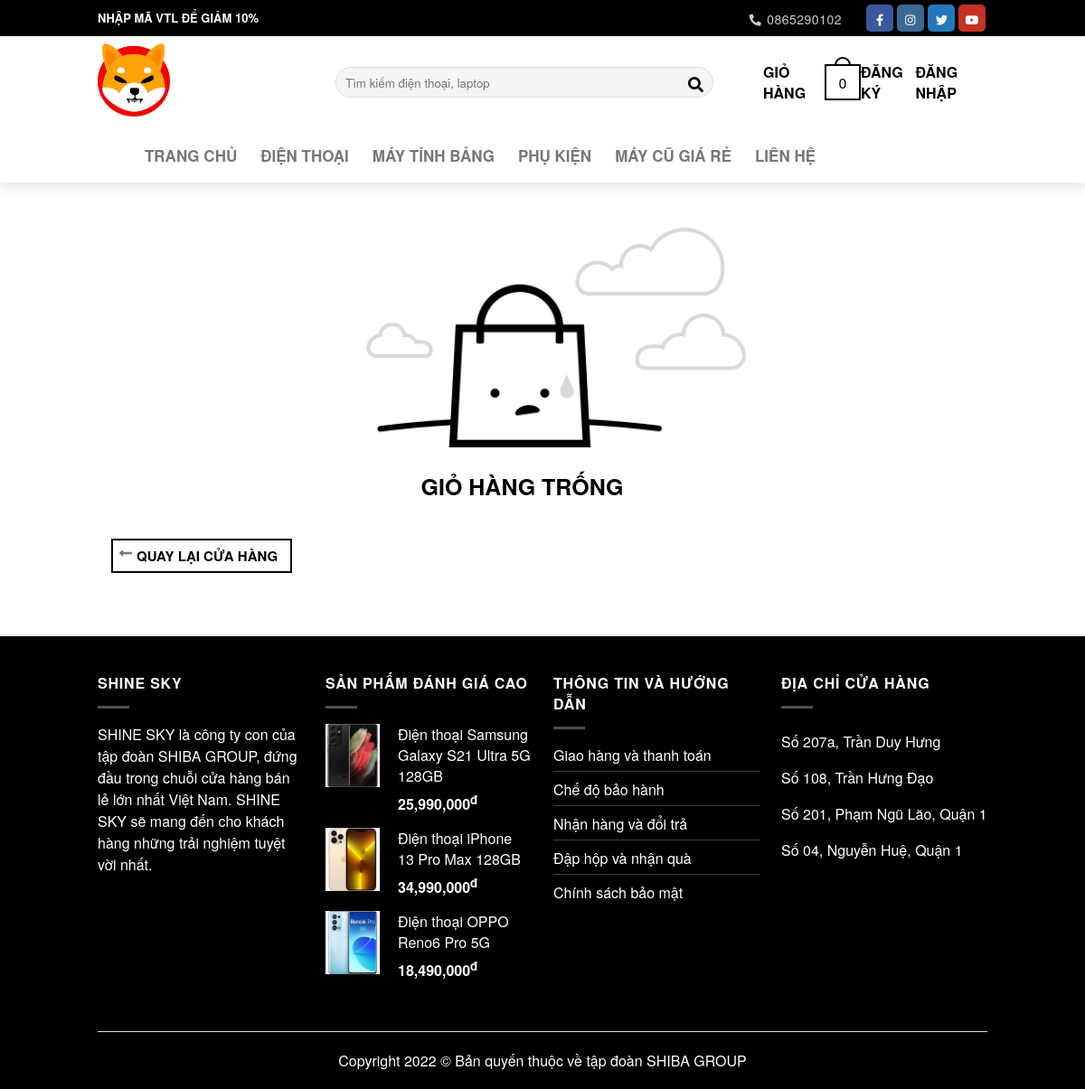
The page /Code/cart/index.php on the database its author committed.
### tables this page shows
CREATE TABLE `category` (
  `id` int(11) NOT NULL,
  `name` varchar(100) DEFAULT NULL
);

CREATE TABLE `product` (
  `id` int(11) NOT NULL,
  `category_id` int(11) DEFAULT NULL,
  `product_type` varchar(20) NOT NULL,
  `title` varchar(350) DEFAULT NULL,
  `price` int(11) DEFAULT NULL,
  `discount` int(11) DEFAULT NULL,
  `thumnail` varchar(500) DEFAULT NULL,
  `description` longtext DEFAULT NULL,
  `description2` varchar(5000) NOT NULL,
  `hang_con` varchar(20) NOT NULL,
  `created_at` datetime DEFAULT NULL,
  `updated_at` datetime DEFAULT NULL,
  `deleted` int(11) DEFAULT NULL
);

### Code/database/dbhelper.php (called while the page is built, shortened)
<?php
function executeResult($sql, $isSingle= false) {
    $data = null;
    $conn = mysqli_connect(HOST,USERNAME,PASSWORD,DATABASE);
    $resultset = mysqli_query($conn,$sql);
    if($isSingle) {
        $data = mysqli_fetch_array($resultset,1);
    } else {
        $data = [];
        while(($row = mysqli_fetch_array($resultset,1)) != null) {
            $data[]=$row;
        }
    }
    return $data;
}

### Code/FE/convert_tv.php (called while the page is built)
<?php
function vn_to_str ($str){
    $unicode = array(
    'a'=>'á|à|ả|ã|ạ|ă|ắ|ặ|ằ|ẳ|ẵ|â|ấ|ầ|ẩ|ẫ|ậ',
    'd'=>'đ',
    'e'=>'é|è|ẻ|ẽ|ẹ|ê|ế|ề|ể|ễ|ệ',
    'i'=>'í|ì|ỉ|ĩ|ị',
    'o'=>'ó|ò|ỏ|õ|ọ|ô|ố|ồ|ổ|ỗ|ộ|ơ|ớ|ờ|ở|ỡ|ợ|O|Ó|Ò|Ỏ|Õ|Ọ|Ô|Ố|Ồ|Ổ|Ỗ|Ộ|Ơ|Ớ|Ờ|Ở|Ỡ|Ợ',
    'u'=>'ú|ù|ủ|ũ|ụ|ư|ứ|ừ|ử|ữ|ự',
    'y'=>'ý|ỳ|ỷ|ỹ|ỵ|Ý|Ỳ|Ỷ|Ỹ|Ỵ',
    'A'=>'Á|À|Ả|Ã|Ạ|Ă|Ắ|Ặ|Ằ|Ẳ|Ẵ|Â|Ấ|Ầ|Ẩ|Ẫ|Ậ',
    'D'=>'Đ',
    'E'=>'É|È|Ẻ|Ẽ|Ẹ|Ê|Ế|Ề|Ể|Ễ|Ệ',
    'I'=>'Í|Ì|Ỉ|Ĩ|Ị',
    'U'=>'Ú|Ù|Ủ|Ũ|Ụ|Ư|Ứ|Ừ|Ử|Ữ|Ự',
    'Y'=>'Ý|Ỳ|Ỷ|Ỹ|Ỵ',
    ''=>',',
    's'=>'S',
    't'=>'T',
    'l'=>'L',
    'c'=>'C'
    );
    foreach($unicode as $nonUnicode=>$uni){
    $str = preg_replace("/($uni)/i", $nonUnicode, $str);
    }
    $str = str_replace(' ','',$str);
    return $str;
}
?>

### Code/utils/ulitity.php (called while the page is built, shortened)
<?php
function fixUrl($thumnail, $rootPath = "../../") {
    if(stripos($thumnail, 'http://') !== false || stripos($thumnail, 'https://') !== false) {
    } else {
        $thumnail = $rootPath.$thumnail;
    }
    return $thumnail;
}

### Code/FE/layouts_FE/category/danhmuc.php (the view, shortened to what this page needs)
<div class="wide-nav">
    <div class="wide-nav-box">
        <ul class="wide-nav-ul">
            <?php
                require_once ($baseUrl.'utils/ulitity.php');
                require_once ($baseUrl.'database/dbhelper.php');
                require_once ($baseUrl.'FE/convert_tv.php');
                $sql = 'SELECT * FROM category';
                $data = executeResult($sql);
                foreach ($data as $item) {
                    $str = $item['name'];
                    $str = vn_to_str($str);
                    if ($str=='trangchu') {
                        $href = $baseUrl;
                    } else {
                        $href = $baseUrl.'category/'.$str.'/?page=1';
                    }
                    echo '
                    <li class="wide-nav-items  tag-li">
                        <a href="'.$href.'" class="tag-a">
                            <span class="wide-nav-items-span danhmuc-'.$str.'" style="text-transform: uppercase;">'.$item['name'].'</span>
                        </a>
                    </li>
                    ';
                }
            ?>
        </ul>
    </div>
</div>

### Code/FE/layouts_FE/footer.php (shortened to what this page needs)
<?php
    require_once ($baseUrl.'./utils/ulitity.php');
    require_once ($baseUrl.'./database/dbhelper.php');
    $sql = "SELECT * FROM product WHERE category_id=40 order by updated_at desc limit 0,3";
    $data = executeResult($sql);
?>
<div class="footer">
    <div class="footer-1">
        <div class="grid wide footer-items">
            <div class="row">
                <div class="col l-3">
                    <span class="footer-title">SHINE SKY</span>
                    <div class="footer-gioithieu">SHINE SKY là công ty con của tập đoàn
                        SHIBA GROUP, đứng đầu trong chuỗi cửa hàng bán lẻ lớn nhất Việt Nam.
                        SHINE SKY sẽ mang đến
                        cho khách hàng những trải nghiệm tuyệt vời nhất.
                    </div>
                </div>
                <div class="col l-3">
                    <span class="footer-title">SẢN PHẤM ĐÁNH GIÁ CAO</span>
                    <div class="rate-height">
                    <?php
                    foreach($data as $item) {
                            echo '
                            <div class="rate-height-items">
                                <div class="rate-height-box-img">
                                <a class="tag-a" href="'.$baseUrl.'category/sanpham/sp.php?sp='.$item['id'].'">
                                    <img style="width: 70;height: 70px;object-fit: cover;" class="product-selling-img" src="'.$baseUrl.fixUrl($item['thumnail'],$roothPath="./").'" alt="">
                                </a>
                                </div>
                                <div class="rate-height-right">
                                    <span>'.$item['title'].'</span>
                                    <span class="rate-height-price">'.number_format( $item['discount']).'<sup>đ</sup></span>
                                </div>
                            </div>
                            ';
                        }
                    ?>
                    </div>
                </div>
                <div class="col l-3">
                    <span class="footer-title">THÔNG TIN VÀ HƯỚNG DẪN</span>
                    <a href="<?=$baseUrl.'FE/giaohang'?>" class="tag-a"><div class="footer-inform">Giao hàng và thanh toán</div></a>
                    <a href="<?=$baseUrl.'FE/baohanh'?>" class="tag-a"><div class="footer-inform">Chế độ bảo hành</div></a>
                    <a href="<?=$baseUrl.'FE/nhanvadoi'?>" class="tag-a"><div class="footer-inform">Nhận hàng và đổi trả</div></a>
                    <a href="<?=$baseUrl.'FE/daphop'?>" class="tag-a"><div class="footer-inform">Đập hộp và nhận quà</div></a>
                    <a href="<?=$baseUrl.'FE/baomat'?>" class="tag-a"><div class="footer-inform-last">Chính sách bảo mật</div></a>
                </div>
                <div class="col l-3">
                    <span class="footer-title">ĐỊA CHỈ CỬA HÀNG</span>
                    <div class="footer-address">Số 207a, Trần Duy Hưng</div>
                    <div class="footer-address">Số 108, Trần Hưng Đạo</div>
                    <div class="footer-address">Số 201, Phạm Ngũ Lão, Quận 1</div>
                    <div class="footer-address">Số 04, Nguyễn Huệ, Quận 1</div>
                </div>
            </div>
        </div>
        <div class="footer-end">
            <span>Copyright 2022 © Bản quyến thuộc về tập đoàn SHIBA GROUP</span>
        </div>
    </div>
</div>

### rows shown on the page
category: name "TRANG CHỦ"
category: name "ĐIỆN THOẠI"
category: name "MÁY TÍNH BẢNG"
category: name "PHỤ KIỆN"
category: name "MÁY CŨ GIÁ RẺ"
category: name "LIÊN HỆ"
product: thumnail (picture), title "Điện thoại Samsung Galaxy S21 Ultra 5G 128GB", discount "25,990,000"
product: thumnail (picture), title "Điện thoại iPhone 13 Pro Max 128GB", discount "34,990,000"
product: thumnail (picture), title "Điện thoại OPPO Reno6 Pro 5G", discount "18,490,000"
